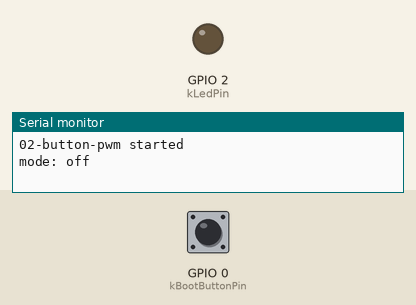
Simulated run of this program. Board: ESP32. Shown: output pins drawn as LEDs (lit = HIGH), the last lines printed to the serial monitor. The test bench sets the inputs (shaded band); at power-on: GPIO 0 (kBootButtonPin) HIGH.

Above: at 1.2 s.
1.3 s: GPIO 0 (kBootButtonPin) pulled LOW for 0.15 s
4.3 s: GPIO 0 (kBootButtonPin) pulled LOW for 1 s
7.3 s: GPIO 0 (kBootButtonPin) pulled LOW for 0.15 s
10.3 s: GPIO 0 (kBootButtonPin) driven LOW
At 11.25 s:
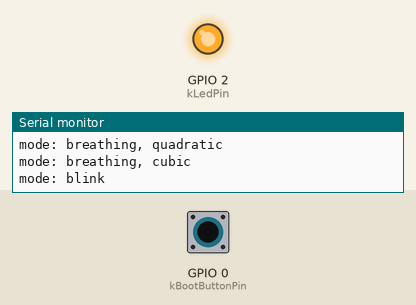
Timing chart, 0 to 14.3 s (numbered marks = the images above; inputs shaded):
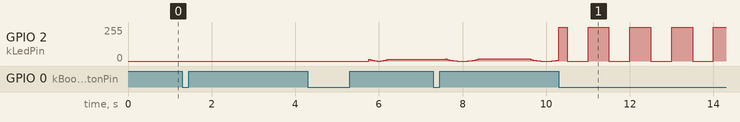

The program:

main.cpp
```cpp
#include <Arduino.h>
#include <Button.h>

enum class Mode : uint8_t { kOff, kLinear, kQuadratic, kCubic, kBlink, kCount };

constexpr uint8_t kLedPin = 2;
constexpr uint8_t kBootButtonPin = 0;
constexpr uint32_t kSerialBaud = 115200;
constexpr uint32_t kPwmFrequencyHz = 5000;
constexpr uint8_t kPwmResolutionBits = 12;
constexpr uint32_t kMaxDuty = (1u << kPwmResolutionBits) - 1;
constexpr uint32_t kBreathPeriodMs = 2000;
constexpr uint32_t kBlinkHalfPeriodMs = 500;

bot::Button button(kBootButtonPin);
Mode mode = Mode::kOff;
uint32_t lastDuty = UINT32_MAX;

const char* modeName(Mode m) {
    switch (m) {
        case Mode::kOff:
            return "off";
        case Mode::kLinear:
            return "breathing, linear";
        case Mode::kQuadratic:
            return "breathing, quadratic";
        case Mode::kCubic:
            return "breathing, cubic";
        case Mode::kBlink:
            return "blink";
        case Mode::kCount:
            break;
    }
    return "unknown";
}

Mode nextMode(Mode m) {
    const uint8_t next = (static_cast<uint8_t>(m) + 1) % static_cast<uint8_t>(Mode::kCount);
    return static_cast<Mode>(next);
}

float breathLevel(uint32_t now) {
    const float phase = static_cast<float>(now % kBreathPeriodMs) / kBreathPeriodMs;
    return phase < 0.5f ? phase * 2.0f : 2.0f - phase * 2.0f;
}

uint32_t toDuty(float level) {
    return static_cast<uint32_t>(level * kMaxDuty + 0.5f);
}

uint32_t dutyFor(Mode m, uint32_t now) {
    const float level = breathLevel(now);
    switch (m) {
        case Mode::kOff:
            return 0;
        case Mode::kLinear:
            return toDuty(level);
        case Mode::kQuadratic:
            return toDuty(level * level);
        case Mode::kCubic:
            return toDuty(level * level * level);
        case Mode::kBlink:
            return (now / kBlinkHalfPeriodMs) % 2 == 0 ? kMaxDuty : 0;
        case Mode::kCount:
            break;
    }
    return 0;
}

void setup() {
    Serial.begin(kSerialBaud);
    button.begin();
    if (!ledcAttach(kLedPin, kPwmFrequencyHz, kPwmResolutionBits)) {
        Serial.println("ERROR: PWM setup failed");
    }
    Serial.println("02-button-pwm started");
    Serial.printf("mode: %s\n", modeName(mode));
}

void loop() {
    button.update();
    if (button.wasPressed()) {
        mode = nextMode(mode);
        Serial.printf("mode: %s\n", modeName(mode));
    }

    const uint32_t duty = dutyFor(mode, millis());
    if (duty != lastDuty) {
        ledcWrite(kLedPin, duty);
        lastDuty = duty;
    }
}
```

Measured:
- by itself, GPIO 2 (kLedPin): repeats every 1.0 s: 0/255 0.50 s, 255/255 0.50 s
